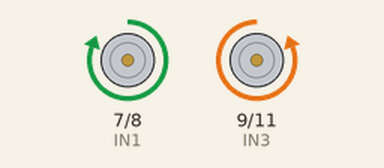
Simulated run of this sketch. Board: Arduino Uno, built with avr-gcc and run on an emulated ATmega328P. Shown: motor-driver pin pairs drawn as motors (green arrow = first pin HIGH = forward, orange = second pin HIGH = backward, longer = more drive, scaled by the enable pin).

Above: at 0.1 s.
At 3.3 s:
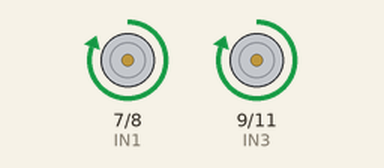
At 7.5 s:
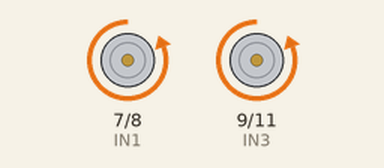
At 8.1 s:
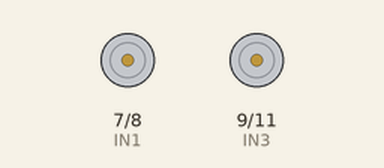
Timing chart, 0 to 9.6 s (numbered marks = the images above):
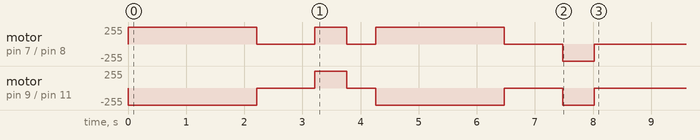

The sketch:

10Ft_180_10Ft.ino
```cpp
int ENA = 5, ENB = 6;
int IN1 = 7, IN2 = 8, IN3 = 9, IN4 = 11;
float timeDly, feetPerSecond = 2.2, degreesPerSecond = 330;
void setup() {
  // put your setup code here, to run once:
  Serial.begin(9600);
  pinMode(ENA, OUTPUT);
  pinMode(ENB, OUTPUT);
  pinMode(IN1, OUTPUT);
  pinMode(IN2, OUTPUT);
  pinMode(IN3, OUTPUT);
  pinMode(IN4, OUTPUT);
  digitalWrite(ENA, HIGH);
  digitalWrite(ENB, HIGH);
  moveForwards(4.875);
  delay(1000);
  turn(180, "right");
  delay(500);
  moveForwards(4.875);
  delay(1000);
  turn(180, "left");

}

void loop() {
  // put your main code here, to run repeatedly:
}

void motorControl(int IN1State, int IN2State, int IN3State, int IN4State) {
  //digitalWrite(ENA, ENAState);
  //digitalWrite(ENB, ENBState);
  digitalWrite(IN1, IN1State);
  digitalWrite(IN2, IN2State);
  digitalWrite(IN3, IN3State);
  digitalWrite(IN4, IN4State);
}
void stopMoving() {
  motorControl(0, 0, 0, 0);
}
void moveForwards(float distance) {
  motorControl(1, 0, 0, 1);
  timeDly = distance / feetPerSecond * 1000;
  delay(timeDly);
  stopMoving();
}
void moveBackwards(float distance) {
  motorControl(0, 1, 1, 0);
  timeDly = distance / feetPerSecond * 1000;
  delay(timeDly);
  stopMoving();
}
void turn(int degree, String dir) {
  if (dir == "left") {
    motorControl(0, 1, 0, 1);
  }
  else if (dir == "right") {
    motorControl(1, 0, 1, 0);
  }
  // Omega = 398 degrees per second.
  // Theta = Omega * time
  timeDly = degree / degreesPerSecond * 1000;
  delay(timeDly);
  stopMoving();
}
void calibrateStraight(String dir) {
  if (dir == "forwards") {
    motorControl(1, 0, 0, 1);
  }
  else if ( dir == "backwards") {
    motorControl(0, 1, 1, 0);
  }
  delay(1000); // goes 12 feet and 3 inches in 5 seconds 12.25 = rate * time.
  //r = d/t . r = 12.25/5 = 2.45 feet/second. t = d/r. t = d/ 2.45. t = d/2.45
  stopMoving();
}
void calibrateTurn(String dir) {
  if (dir == "left") {
    motorControl(0, 1, 0, 1);
  }
  else if (dir == "right") {
    motorControl(1, 0, 1, 0);
  }
  delay(5000); //5 Revolutions and 190 degrees.  360*5 + 190. 1800 + 190 = 1990
  // Theta = Omega * time. Omega = Theta/time. Omega = 1990/5. Omega = 398 degrees per second.
  stopMoving();
}
```
